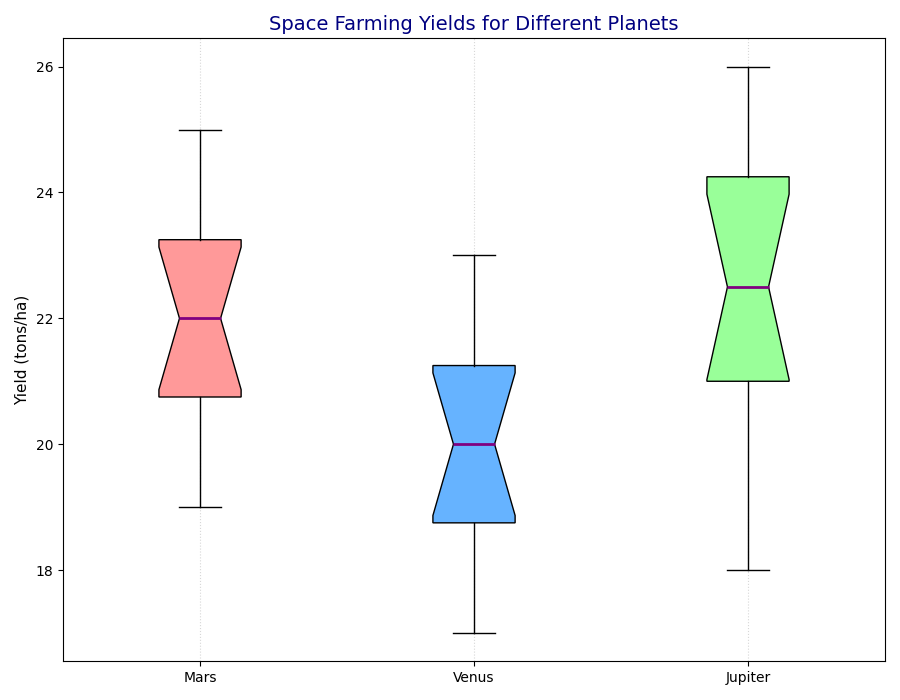

This chart was generated by the following Python code:
import matplotlib.pyplot as plt

mars_yields = [20, 23, 21, 19, 25, 22, 24, 23, 20, 22, 21, 24]
venus_yields = [18, 22, 19, 17, 23, 20, 21, 20, 18, 21, 19, 22]
jupiter_yields = [21, 24, 20, 18, 26, 23, 25, 22, 21, 23, 22, 25]

data = [mars_yields, venus_yields, jupiter_yields]

plt.figure(figsize=(9, 7))
box = plt.boxplot(data, vert=True, patch_artist=True, notch=True, whis=1.5, labels=['Mars', 'Venus', 'Jupiter'])

colors = ['#FF9999', '#66B3FF', '#99FF99']  # Changed order of colors
for patch, color in zip(box['boxes'], colors):
    patch.set_facecolor(color)

for flier in box['fliers']:
    flier.set(marker='x', color='red', alpha=0.7)

for median in box['medians']:
    median.set(color='purple', linestyle='-', linewidth=2)

plt.title("Space Farming Yields for Different Planets", fontsize=14, fontweight='regular', color='navy')
plt.ylabel("Yield (tons/ha)", fontsize=11)
plt.grid(axis='x', linestyle=':', alpha=0.5)
plt.tight_layout()
plt.show()
